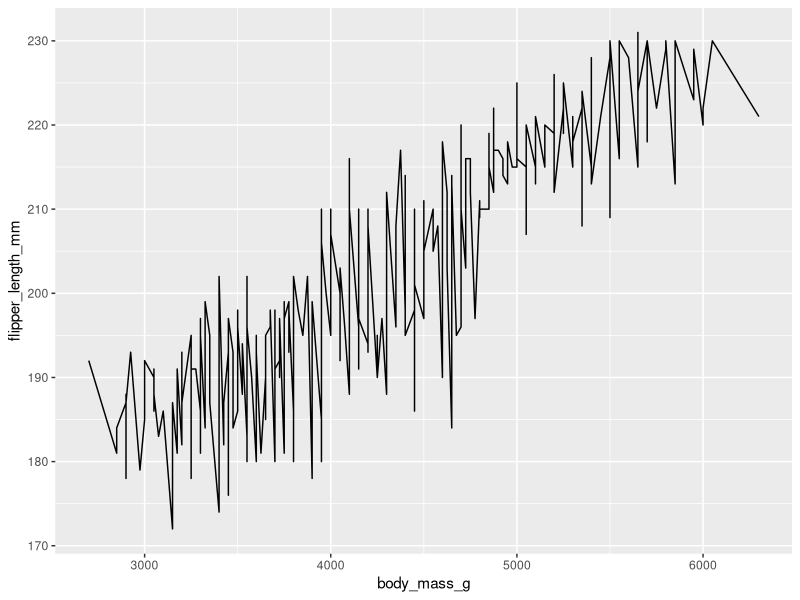
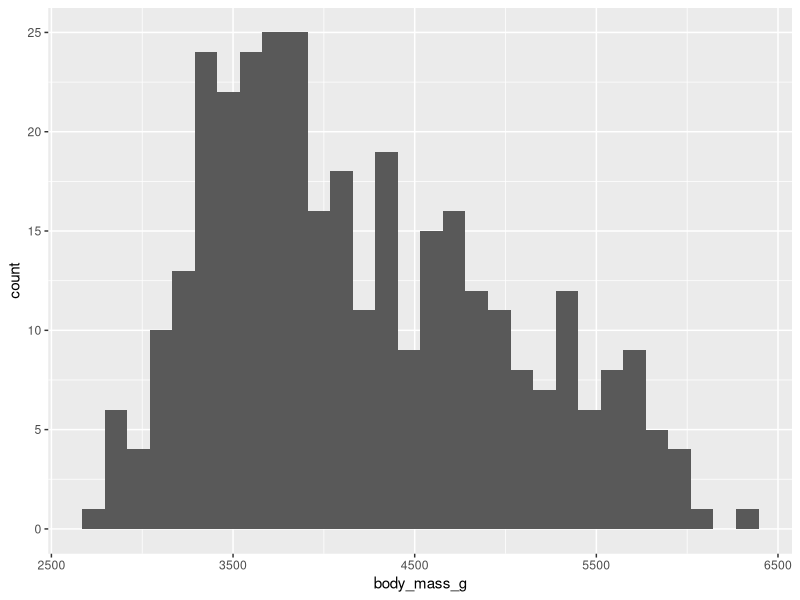

R code for these plots, in order:
## ---- chunk 1
#install.packages("palmerpenguins")

library(palmerpenguins)
#data(package = 'palmerpenguins')

penguins


## ---- chunk 2
library(tidyverse)
## ---- chunk 3

#ex
ggplot(data=penguins, mapping=aes(x=body_mass_g, y=flipper_length_mm))+geom_line()

## ---- chunk 4

ggplot(data=penguins, aes(x=body_mass_g))+geom_histogram()

## ---- chunk 5

